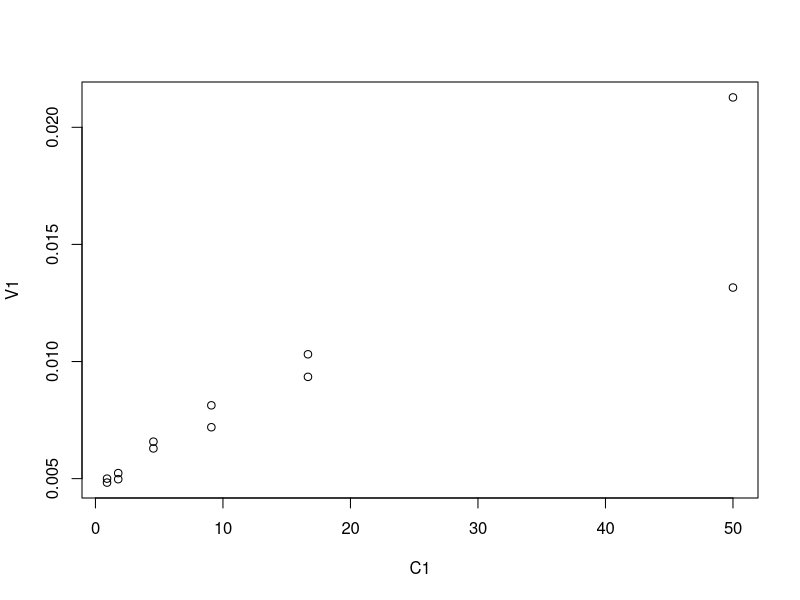
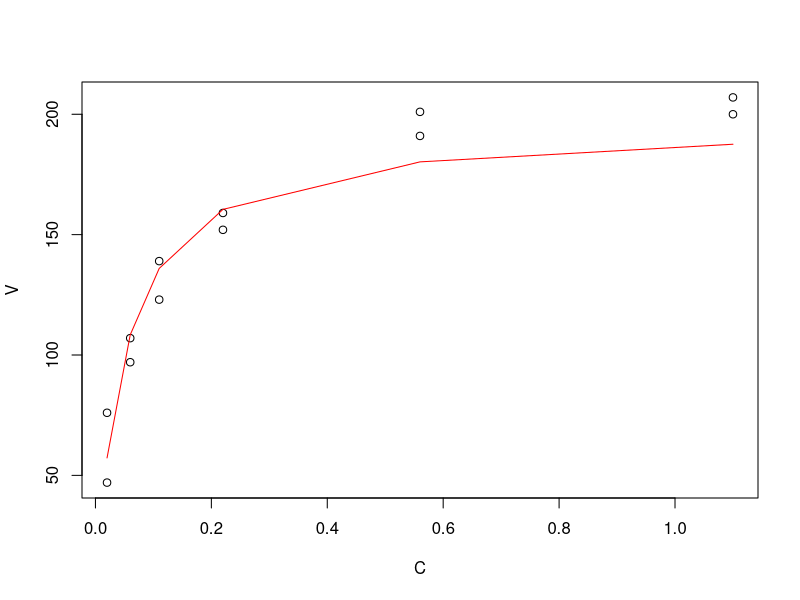

Write the R code that produced these figures, in order.
data<- read.table("HW6.txt", header=TRUE)
# cat("The data is: \n")
# print(data)
V<-data$Velocity
C<-data$Concentration
V1<-1/V
C1<-1/C
plot(C1,V1)
model<-lm(V1~C1)
fit<- model$fitted.values
residuals<- model$residuals
#plot(fit,residuals)
#cat("The regression model is:",model$coefficients[2],"x +",model$coefficients[1],"\n")

plot(C,V)
lines(C,1/fit,col="red")
